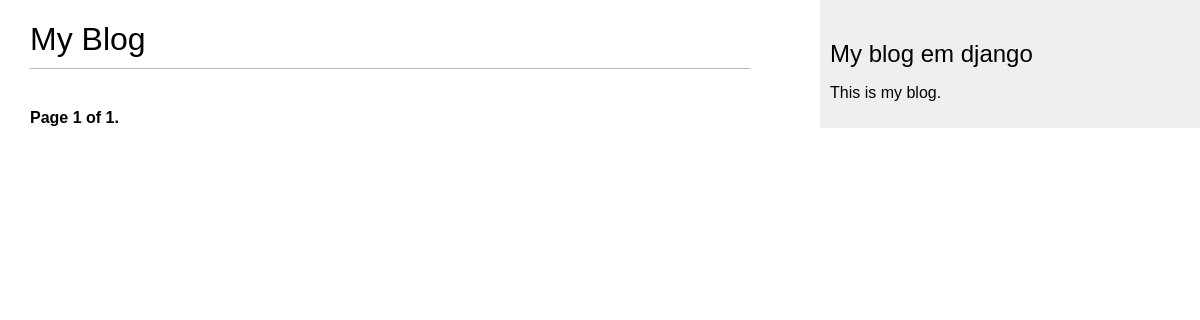
/blog/, run on an earlier commit of the app's database.
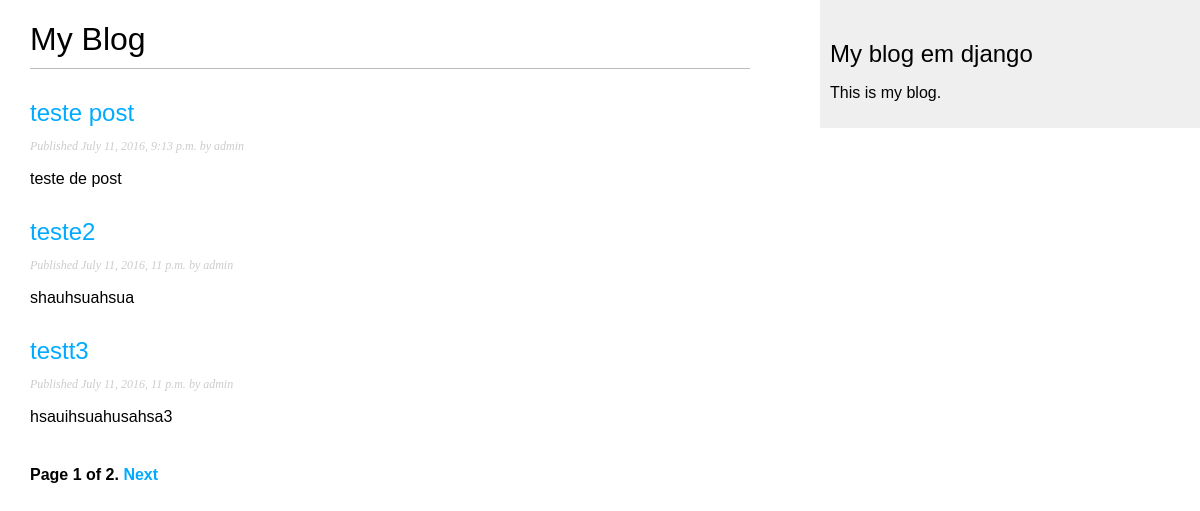
And on a later commit of the database.
### blog/models.py (models this page shows)
class Post(models.Model):
    STATUS_CHOICES = (
        ('draft', 'Draft'),
        ('published', 'Published'),
        )
    title = models.CharField(max_length=250)
    slug = models.SlugField(max_length=250,
                            unique_for_date='publish')
    author = models.ForeignKey(User,
                               related_name='blog_posts')
    body = models.TextField()
    publish = models.DateTimeField(default=timezone.now)
    created = models.DateTimeField(auto_now_add=True)
    updated = models.DateTimeField(auto_now=True)
    status = models.CharField(max_length=10,
                              choices=STATUS_CHOICES,
                              default='draft')
    objects = models.Manager()
    published = PublishedManager()
    def get_absolute_url(self):
        return reverse('blog:post_detail',
                       args=[self.publish.year,
                             self.publish.strftime('%m'),
                             self.publish.strftime('%d'),
                             self.slug])

### blog/views.py (the view)
class PostListView(ListView):
    queryset = Post.published.all()
    context_object_name = 'posts'
    paginate_by = 3
    template_name = 'blog/post/list.html'

### blog/templates/blog/post/list.html (shortened to what this page needs)
{% extends "blog/base.html" %}
{% block content %}
  <h1>My Blog</h1>
  {% for post in posts %}
    <h2>
      <a href="{{ post.get_absolute_url }}">
        {{ post.title }}
      </a>
    </h2>
    <p class="date">
      Published {{ post.publish }} by {{ post.author }}
    </p>
     {{ post.body|truncatewords:30|linebreaks }}
  {% endfor %}
  {% include "pagination.html" with page=page_obj %}
{% endblock %}

### blog/templates/blog/base.html (shortened to what this page needs)
{% load staticfiles %}
<!DOCTYPE html>
<html>
<head>
  <link href="{% static "css/blog.css" %}" rel="stylesheet">
</head>
<body>
  <div id="content">
    {% block content %}
    {% endblock %}
</div>
  <div id="sidebar">
    <h2>My blog em django</h2>
      <p>This is my blog.</p>
  </div>
</body>
</html>

### blog/templates/pagination.html (shortened to what this page needs)
<div class="pagination">
  <span class="step-links">
    <span class="current">
      Page {{ page.number }} of {{ page.paginator.num_pages }}.
    </span>
      {% if page.has_next %}
        <a href="?page={{page.next_page_number }}">Next</a>
      {% endif %}
    </span>
  </div>

### blog/static/css/blog.css (style rules this page uses)
body { margin:0; padding:0; font-family:helvetica, sans-serif; }
a { color:#00abff; text-decoration:none; }
h1 { font-weight:normal; border-bottom:1px solid #bbb; padding:0 0 10px 0; }
h2 { font-weight:normal; margin:30px 0 0; }
#content { float:left; width:60%; padding:0 0 0 30px; }
#sidebar { float:right; width:30%; padding:10px; background:#efefef; height:100%; }
p.date { color:#ccc; font-family: georgia, serif; font-size: 12px; font-style: italic; }
.pagination { margin:40px 0; font-weight:bold; }

What changed in the data, as far as the page shows it:
added Post: title "teste post", publish "July 11, 2016, 9:13 p.m.", author "admin", body "teste de post"
added Post: title "teste2", publish "July 11, 2016, 11 p.m.", author "admin", body "shauhsuahsua"
added Post: title "testt3", publish "July 11, 2016, 11 p.m.", author "admin", body "hsauihsuahusahsa3"
Also different on the page:
{{ page.paginator.num_pages }}: "1" → "2"
text now shown: "Next"
